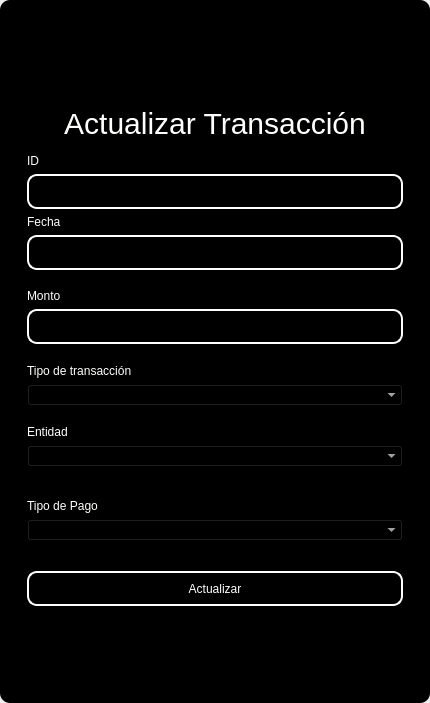
<?xml version="1.0" encoding="UTF-8"?>
<ui version="4.0">
 <class>MainWindow</class>
 <widget class="QMainWindow" name="MainWindow">
  <property name="geometry">
   <rect>
    <x>0</x>
    <y>0</y>
    <width>430</width>
    <height>703</height>
   </rect>
  </property>
  <property name="windowTitle">
   <string>MainWindow</string>
  </property>
  <property name="styleSheet">
   <string notr="true"/>
  </property>
  <widget class="QWidget" name="centralwidget">
   <property name="styleSheet">
    <string notr="true"/>
   </property>
   <layout class="QVBoxLayout" name="verticalLayout">
    <property name="spacing">
     <number>0</number>
    </property>
    <property name="leftMargin">
     <number>0</number>
    </property>
    <property name="topMargin">
     <number>0</number>
    </property>
    <property name="rightMargin">
     <number>0</number>
    </property>
    <property name="bottomMargin">
     <number>0</number>
    </property>
    <item>
     <widget class="QFrame" name="frame">
      <property name="enabled">
       <bool>true</bool>
      </property>
      <property name="styleSheet">
       <string notr="true">QFrame {
	border-radius:10px;
	
	background-color: rgb(0, 0, 0);
 }
</string>
      </property>
      <property name="frameShape">
       <enum>QFrame::StyledPanel</enum>
      </property>
      <property name="frameShadow">
       <enum>QFrame::Raised</enum>
      </property>
      <layout class="QVBoxLayout" name="verticalLayout_2">
       <item>
        <widget class="QFrame" name="frame_superior">
         <property name="minimumSize">
          <size>
           <width>0</width>
           <height>40</height>
          </size>
         </property>
         <property name="maximumSize">
          <size>
           <width>16777215</width>
           <height>40</height>
          </size>
         </property>
         <property name="styleSheet">
          <string notr="true">QPushButton{
border-radius:18px;
}

QPushButton:hover{
	background-color: rgb(0, 0, 0);
}
</string>
         </property>
         <property name="frameShape">
          <enum>QFrame::StyledPanel</enum>
         </property>
         <property name="frameShadow">
          <enum>QFrame::Raised</enum>
         </property>
         <layout class="QHBoxLayout" name="horizontalLayout_3">
          <property name="spacing">
           <number>4</number>
          </property>
          <property name="leftMargin">
           <number>0</number>
          </property>
          <property name="topMargin">
           <number>0</number>
          </property>
          <property name="rightMargin">
           <number>0</number>
          </property>
          <property name="bottomMargin">
           <number>0</number>
          </property>
          <item>
           <widget class="QPushButton" name="btn_icon">
            <property name="text">
             <string/>
            </property>
            <property name="iconSize">
             <size>
              <width>40</width>
              <height>40</height>
             </size>
            </property>
           </widget>
          </item>
          <item>
           <spacer name="horizontalSpacer_2">
            <property name="orientation">
             <enum>Qt::Horizontal</enum>
            </property>
            <property name="sizeHint" stdset="0">
             <size>
              <width>443</width>
              <height>20</height>
             </size>
            </property>
           </spacer>
          </item>
          <item>
           <widget class="QPushButton" name="bt_minimizar">
            <property name="minimumSize">
             <size>
              <width>38</width>
              <height>38</height>
             </size>
            </property>
            <property name="maximumSize">
             <size>
              <width>38</width>
              <height>38</height>
             </size>
            </property>
            <property name="cursor">
             <cursorShape>PointingHandCursor</cursorShape>
            </property>
            <property name="text">
             <string/>
            </property>
            <property name="icon">
             <iconset>
              <normaloff>image/minus.svg</normaloff>image/minus.svg</iconset>
            </property>
            <property name="iconSize">
             <size>
              <width>38</width>
              <height>38</height>
             </size>
            </property>
           </widget>
          </item>
          <item>
           <widget class="QPushButton" name="bt_maximizar">
            <property name="minimumSize">
             <size>
              <width>38</width>
              <height>38</height>
             </size>
            </property>
            <property name="maximumSize">
             <size>
              <width>38</width>
              <height>38</height>
             </size>
            </property>
            <property name="cursor">
             <cursorShape>PointingHandCursor</cursorShape>
            </property>
            <property name="text">
             <string/>
            </property>
            <property name="icon">
             <iconset>
              <normaloff>image/chevron-up.svg</normaloff>image/chevron-up.svg</iconset>
            </property>
            <property name="iconSize">
             <size>
              <width>38</width>
              <height>38</height>
             </size>
            </property>
           </widget>
          </item>
          <item>
           <widget class="QPushButton" name="bt_restaurar">
            <property name="minimumSize">
             <size>
              <width>38</width>
              <height>38</height>
             </size>
            </property>
            <property name="maximumSize">
             <size>
              <width>38</width>
              <height>38</height>
             </size>
            </property>
            <property name="cursor">
             <cursorShape>PointingHandCursor</cursorShape>
            </property>
            <property name="text">
             <string/>
            </property>
            <property name="icon">
             <iconset>
              <normaloff>image/chevron-down.svg</normaloff>image/chevron-down.svg</iconset>
            </property>
            <property name="iconSize">
             <size>
              <width>38</width>
              <height>38</height>
             </size>
            </property>
           </widget>
          </item>
          <item>
           <widget class="QPushButton" name="bt_cerrar">
            <property name="minimumSize">
             <size>
              <width>38</width>
              <height>38</height>
             </size>
            </property>
            <property name="maximumSize">
             <size>
              <width>38</width>
              <height>38</height>
             </size>
            </property>
            <property name="cursor">
             <cursorShape>PointingHandCursor</cursorShape>
            </property>
            <property name="text">
             <string/>
            </property>
            <property name="icon">
             <iconset>
              <normaloff>image/x.svg</normaloff>image/x.svg</iconset>
            </property>
            <property name="iconSize">
             <size>
              <width>38</width>
              <height>38</height>
             </size>
            </property>
           </widget>
          </item>
         </layout>
        </widget>
       </item>
       <item>
        <widget class="QFrame" name="frame_3">
         <property name="styleSheet">
          <string notr="true">QLabel {
	color: rgb(255, 255, 254);
	font: 12pt &quot;Arial&quot;;
	background-color: rgba(0, 0, 0,0);
}

QTextEdit{
background-color: rgba(0, 0, 0,0);
border-radius:10px; 
font: 12pt &quot;Arial&quot;;
color: rgb(255, 255, 254);
border: 2px solid  rgb(255, 255, 255);

}

QTextEdit:hover{
background-color: rgba(0, 0, 0,0);
border-radius:10px; 
font: 12pt &quot;Arial&quot;;
border: 2px solid  rgb(120, 0, 171);
}

QTextEdit:focus{
background-color: rgb(0, 0, 0);
border-radius:10px; 
font: 12pt &quot;Arial&quot;;
border: 2px solid rgb(120, 0, 171);
}

QLineEdit{
background-color: rgba(0, 0, 0,0);
border-radius:10px; 
font: 12pt &quot;Arial&quot;;
color: rgb(255, 255, 254);
border: 2px solid  rgb(255, 255, 255);

}

QLineEdit:hover{
background-color: rgba(0, 0, 0,0);
border-radius:10px; 
font: 12pt &quot;Arial&quot;;
border: 2px solid  rgb(120, 0, 171);
}

QLineEdit:focus{
background-color: rgb(0, 0, 0);
border-radius:10px; 
font: 12pt &quot;Arial&quot;;
border: 2px solid rgb(120, 0, 171);
}

QCheckBox{
	font: 12pt &quot;Arial&quot;;
	color: rgb(255, 255, 255);
}

QCheckBox::indicator {
    width: 18px;
    height:18px;
}

QCheckBox::indicator:unchecked {
   background-image: url(image/square.svg);
}

QCheckBox::indicator:checked {
   background-image: url(image/check-square.svg);
}

QPushButton{
border-radius:10px; 
font: 12pt &quot;Arial&quot;;
color: rgb(255, 255, 254);
border: 2px solid #ffffff;
}

QPushButton:hover{
border-radius:10px; 
font: 12pt &quot;Arial&quot;;
color: rgb(255, 255, 255);
border: 2px solid rgb(120, 0, 171);
	background-color: rgb(120, 0, 171);
}
</string>
         </property>
         <property name="frameShape">
          <enum>QFrame::StyledPanel</enum>
         </property>
         <property name="frameShadow">
          <enum>QFrame::Raised</enum>
         </property>
         <layout class="QHBoxLayout" name="horizontalLayout_4">
          <item>
           <layout class="QVBoxLayout" name="verticalLayout_4">
            <item>
             <spacer name="verticalSpacer">
              <property name="orientation">
               <enum>Qt::Vertical</enum>
              </property>
              <property name="sizeHint" stdset="0">
               <size>
                <width>28</width>
                <height>28</height>
               </size>
              </property>
             </spacer>
            </item>
            <item>
             <widget class="QFrame" name="frame_4">
              <property name="maximumSize">
               <size>
                <width>400</width>
                <height>600</height>
               </size>
              </property>
              <property name="styleSheet">
               <string notr="true">QLabel {
	color: rgb(255, 255, 254);
	font: 12pt &quot;Arial&quot;;
	background-color: rgba(0, 0, 0,0);
}


QLineEdit{
background-color: rgba(0, 0, 0,0);
border-radius:10px; 
font: 12pt &quot;Arial&quot;;
color: rgb(255, 255, 254);
border: 2px solid  rgb(255, 255, 255);

}

QLineEdit:hover{
background-color: rgba(0, 0, 0,0);
border-radius:10px; 
font: 12pt &quot;Arial&quot;;
border: 2px solid  rgb(120, 0, 171);
}

QLineEdit:focus{
background-color: rgb(0, 0, 0);
border-radius:10px; 
font: 12pt &quot;Arial&quot;;
border: 2px solid rgb(120, 0, 171);
}

QCheckBox{
	font: 12pt &quot;Arial&quot;;
	color: rgb(255, 255, 255);
}

QCheckBox::indicator {
    width: 18px;
    height:18px;
}

QCheckBox::indicator:unchecked {
   background-image: url(image/square.svg);
}

QCheckBox::indicator:checked {
   background-image: url(image/check-square.svg);
}

QPushButton{
border-radius:10px; 
font: 12pt &quot;Arial&quot;;
color: rgb(255, 255, 254);
border: 2px solid #ffffff;
}

QPushButton:hover{
border-radius:10px; 
font: 12pt &quot;Arial&quot;;
color: rgb(255, 255, 255);
border: 2px solid rgb(120, 0, 171);
	background-color: rgb(120, 0, 171);
}
</string>
              </property>
              <property name="frameShape">
               <enum>QFrame::StyledPanel</enum>
              </property>
              <property name="frameShadow">
               <enum>QFrame::Raised</enum>
              </property>
              <layout class="QVBoxLayout" name="verticalLayout_3">
               <item>
                <spacer name="verticalSpacer_3">
                 <property name="orientation">
                  <enum>Qt::Vertical</enum>
                 </property>
                 <property name="sizeHint" stdset="0">
                  <size>
                   <width>20</width>
                   <height>40</height>
                  </size>
                 </property>
                </spacer>
               </item>
               <item>
                <widget class="QLabel" name="label_3">
                 <property name="minimumSize">
                  <size>
                   <width>100</width>
                   <height>50</height>
                  </size>
                 </property>
                 <property name="styleSheet">
                  <string notr="true">font-size: 30px</string>
                 </property>
                 <property name="text">
                  <string>Actualizar Transacción</string>
                 </property>
                 <property name="alignment">
                  <set>Qt::AlignCenter</set>
                 </property>
                </widget>
               </item>
               <item>
                <widget class="QLabel" name="label_6">
                 <property name="text">
                  <string>ID</string>
                 </property>
                </widget>
               </item>
               <item>
                <widget class="QLineEdit" name="idtxt">
                 <property name="enabled">
                  <bool>false</bool>
                 </property>
                 <property name="minimumSize">
                  <size>
                   <width>0</width>
                   <height>35</height>
                  </size>
                 </property>
                </widget>
               </item>
               <item>
                <widget class="QLabel" name="label_4">
                 <property name="text">
                  <string>Fecha</string>
                 </property>
                </widget>
               </item>
               <item>
                <widget class="QLineEdit" name="datetxt">
                 <property name="minimumSize">
                  <size>
                   <width>0</width>
                   <height>35</height>
                  </size>
                 </property>
                 <property name="text">
                  <string/>
                 </property>
                </widget>
               </item>
               <item>
                <spacer name="verticalSpacer_4">
                 <property name="orientation">
                  <enum>Qt::Vertical</enum>
                 </property>
                 <property name="sizeHint" stdset="0">
                  <size>
                   <width>20</width>
                   <height>40</height>
                  </size>
                 </property>
                </spacer>
               </item>
               <item>
                <widget class="QLabel" name="label_5">
                 <property name="text">
                  <string>Monto</string>
                 </property>
                </widget>
               </item>
               <item>
                <widget class="QLineEdit" name="amounttxt">
                 <property name="minimumSize">
                  <size>
                   <width>0</width>
                   <height>35</height>
                  </size>
                 </property>
                 <property name="maximumSize">
                  <size>
                   <width>16777215</width>
                   <height>16777215</height>
                  </size>
                 </property>
                 <property name="echoMode">
                  <enum>QLineEdit::Normal</enum>
                 </property>
                </widget>
               </item>
               <item>
                <spacer name="verticalSpacer_5">
                 <property name="orientation">
                  <enum>Qt::Vertical</enum>
                 </property>
                 <property name="sizeHint" stdset="0">
                  <size>
                   <width>20</width>
                   <height>40</height>
                  </size>
                 </property>
                </spacer>
               </item>
               <item>
                <widget class="QLabel" name="label">
                 <property name="text">
                  <string>Tipo de transacción</string>
                 </property>
                </widget>
               </item>
               <item>
                <widget class="QComboBox" name="transaction_type_combobox">
                 <property name="cursor">
                  <cursorShape>PointingHandCursor</cursorShape>
                 </property>
                 <property name="styleSheet">
                  <string notr="true">color: rgb(255, 255, 255);
background-color: rgb(0, 0, 0);</string>
                 </property>
                </widget>
               </item>
               <item>
                <spacer name="verticalSpacer_11">
                 <property name="orientation">
                  <enum>Qt::Vertical</enum>
                 </property>
                 <property name="sizeHint" stdset="0">
                  <size>
                   <width>20</width>
                   <height>40</height>
                  </size>
                 </property>
                </spacer>
               </item>
               <item>
                <widget class="QLabel" name="label_2">
                 <property name="text">
                  <string>Entidad</string>
                 </property>
                </widget>
               </item>
               <item>
                <widget class="QComboBox" name="entity_combobox">
                 <property name="cursor">
                  <cursorShape>PointingHandCursor</cursorShape>
                 </property>
                 <property name="styleSheet">
                  <string notr="true">color: rgb(255, 255, 255);
background-color: rgb(0, 0, 0);</string>
                 </property>
                </widget>
               </item>
               <item>
                <spacer name="verticalSpacer_6">
                 <property name="orientation">
                  <enum>Qt::Vertical</enum>
                 </property>
                 <property name="sizeHint" stdset="0">
                  <size>
                   <width>20</width>
                   <height>40</height>
                  </size>
                 </property>
                </spacer>
               </item>
               <item>
                <spacer name="verticalSpacer_10">
                 <property name="orientation">
                  <enum>Qt::Vertical</enum>
                 </property>
                 <property name="sizeHint" stdset="0">
                  <size>
                   <width>20</width>
                   <height>40</height>
                  </size>
                 </property>
                </spacer>
               </item>
               <item>
                <widget class="QLabel" name="label_7">
                 <property name="text">
                  <string>Tipo de Pago</string>
                 </property>
                </widget>
               </item>
               <item>
                <widget class="QComboBox" name="payment_combobox">
                 <property name="cursor">
                  <cursorShape>PointingHandCursor</cursorShape>
                 </property>
                 <property name="styleSheet">
                  <string notr="true">color: rgb(255, 255, 255);
background-color: rgb(0, 0, 0);</string>
                 </property>
                </widget>
               </item>
               <item>
                <spacer name="verticalSpacer_9">
                 <property name="orientation">
                  <enum>Qt::Vertical</enum>
                 </property>
                 <property name="sizeHint" stdset="0">
                  <size>
                   <width>20</width>
                   <height>50</height>
                  </size>
                 </property>
                </spacer>
               </item>
               <item>
                <widget class="QPushButton" name="btn_update">
                 <property name="minimumSize">
                  <size>
                   <width>0</width>
                   <height>35</height>
                  </size>
                 </property>
                 <property name="cursor">
                  <cursorShape>PointingHandCursor</cursorShape>
                 </property>
                 <property name="text">
                  <string>Actualizar</string>
                 </property>
                </widget>
               </item>
               <item>
                <spacer name="verticalSpacer_7">
                 <property name="orientation">
                  <enum>Qt::Vertical</enum>
                 </property>
                 <property name="sizeHint" stdset="0">
                  <size>
                   <width>20</width>
                   <height>40</height>
                  </size>
                 </property>
                </spacer>
               </item>
               <item>
                <layout class="QHBoxLayout" name="horizontalLayout_2"/>
               </item>
               <item>
                <spacer name="verticalSpacer_8">
                 <property name="orientation">
                  <enum>Qt::Vertical</enum>
                 </property>
                 <property name="sizeHint" stdset="0">
                  <size>
                   <width>20</width>
                   <height>40</height>
                  </size>
                 </property>
                </spacer>
               </item>
               <item>
                <layout class="QHBoxLayout" name="horizontalLayout">
                 <item>
                  <spacer name="horizontalSpacer">
                   <property name="orientation">
                    <enum>Qt::Horizontal</enum>
                   </property>
                   <property name="sizeHint" stdset="0">
                    <size>
                     <width>40</width>
                     <height>20</height>
                    </size>
                   </property>
                  </spacer>
                 </item>
                </layout>
               </item>
              </layout>
             </widget>
            </item>
            <item>
             <spacer name="verticalSpacer_2">
              <property name="orientation">
               <enum>Qt::Vertical</enum>
              </property>
              <property name="sizeHint" stdset="0">
               <size>
                <width>20</width>
                <height>40</height>
               </size>
              </property>
             </spacer>
            </item>
           </layout>
          </item>
         </layout>
        </widget>
       </item>
      </layout>
     </widget>
    </item>
   </layout>
  </widget>
 </widget>
 <resources/>
 <connections/>
</ui>
